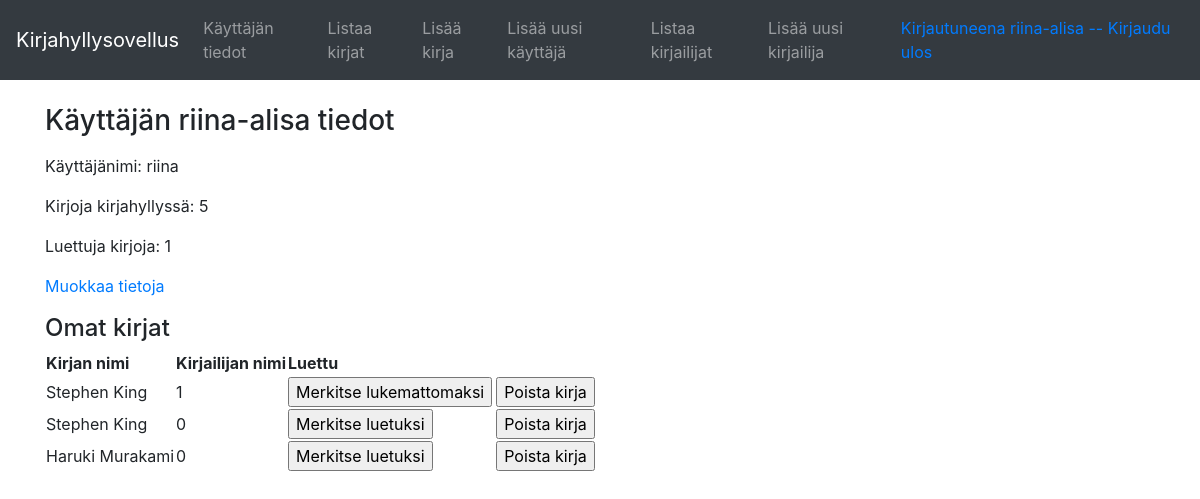
/auth/riina/ (signed in), run on the app's committed database.
### application/auth/models.py (models this page shows, shortened)
class User(Base):
    __tablename__ = "account"
    name = db.Column(db.String(30), nullable=False)
    username = db.Column(db.String(30), nullable=False)
    password = db.Column(db.String(30), nullable=False)
    mybooks = db.relationship("Book", secondary=users_books,
        backref=db.backref('mybooks', lazy='dynamic'))
    @staticmethod
    def count_all_books(userid):
        stmt = text("SELECT COUNT(users_books.book_id) FROM users_books WHERE user_id = :userid").params(userid=userid)
        res = db.engine.execute(stmt)
        return res.fetchone()[0]
    @staticmethod
    def count_read_books(userid):
        stmt = text("SELECT COUNT(users_books.book_id) FROM users_books WHERE user_id =  :userid AND read = 1").params(userid=userid)
        res = db.engine.execute(stmt)
        return res.fetchone()[0]

### tables this page shows
CREATE TABLE users_books (
	book_id INTEGER, 
	user_id INTEGER, 
	read BOOLEAN NOT NULL, 
	FOREIGN KEY(book_id) REFERENCES book (id), 
	FOREIGN KEY(user_id) REFERENCES account (id), 
	CHECK (read IN (0, 1))
);

### application/authors/models.py (models this page shows, shortened)
class Author(Base):
    __tablename__ = "author"
    firstname = db.Column(db.String(30), nullable=False)
    lastname = db.Column(db.String(30), nullable=False)
    books = db.relationship("Book", secondary=authors_books,
        backref=db.backref('books', lazy='dynamic'))

### application/auth/views.py (the view)
@app.route("/auth/<username>/", methods=["GET"])
@login_required
def auth_info(username):
    user = User.query.filter_by(username=username).first()
    stmt = text(
        "SELECT ub.book_id, user_id, firstname, lastname, read, name FROM users_books ub, authors_books ab "
        "JOIN book b ON b.id=ub.book_id JOIN author ON author.id=ab.author_id WHERE ub.user_id=:user_id "
        "AND ab.book_id=ub.book_id;").params(
        user_id=user.id)
    bookslist = db.engine.execute(stmt)
    db.session().commit()
    return render_template("auth/userinfo.html", user=user, books=bookslist, all_books=user.count_all_books(user.id),
                           read_books=user.count_read_books(user.id))

### application/__init__.py (called while the page is built)
@login_manager.user_loader
def load_user(user_id):
    return User.query.get(user_id)

### application/templates/auth/userinfo.html (shortened to what this page needs)
{% extends "layout.html" %}
{% block body %}
<form method="GET" action="{{ url_for('auth_info', username=user.username) }}">
    <h3>Käyttäjän {{ user.name }} tiedot</h3>
    <p>Käyttäjänimi: {{ user.username }}</p>
    {% if all_books is defined %}
    <p>Kirjoja kirjahyllyssä: {{ all_books }}</p>
    {% endif %}
    {% if read_books is defined %}
    <p>Luettuja kirjoja: {{ read_books }}</p>
    {% endif %}
    <a href="{{ url_for('auth_edit_form') }}" class="button">Muokkaa tietoja</a>
    <h4>Omat kirjat</h4>
    <table>
        <tr>
            <th>Kirjan nimi</th>
            <th>Kirjailijan nimi</th>
            <th>Luettu</th>
        </tr>
        {% for book in books %}
        <tr>
            <td>{{ book.firstname }} {{ book.lastname }}</td>
            <td>{{ book.read }}</td>
            <td>
                {% if book.read == False %}
                <form method="POST" action="{{ url_for('books_set_read_or_delete', username=user.username, book_id=book.book_id) }}">
                    <input type="submit" name="btn" value="Merkitse luetuksi"/>
                </form>
                {% endif %}
                {% if book.read == True %}
                <form method="POST" action="{{ url_for('books_set_read_or_delete', username=user.username, book_id=book.book_id) }}">
                    <input type="submit" name="btn" value="Merkitse lukemattomaksi"/>
                </form>
                {% endif %}
            </td>
            <td>
            </td>
            <td>
                <form method="POST" action="{{ url_for('books_set_read_or_delete', username=user.username, book_id=book.book_id) }}">
                    <input type="submit" name="btn" value="Poista kirja"/>
                </form>
            </td>
        </tr>
        {% endfor %}
    </table>
</form>
{% endblock %}

### application/templates/layout.html (shortened to what this page needs)
<!DOCTYPE html>
<html>
  <head>
    <link rel="stylesheet" href="https://maxcdn.bootstrapcdn.com/bootstrap/4.0.0/css/bootstrap.min.css"
>
  </head>
  <body>
    <nav class="navbar navbar-expand-md navbar-dark bg-dark mb-4">
      <a class="navbar-brand" href="#">Kirjahyllysovellus</a>
      <div class="collapse navbar-collapse" id="navbarCollapse">
        <ul class="navbar-nav mr-auto">
          <li class="nav-item">
            <a class="nav-link" href="{{ url_for('auth_info', username=current_user.username) }}">Käyttäjän tiedot</a>
          </li>
          <li class="nav-item">
            <a class="nav-link" href="{{ url_for('books_index') }}">Listaa kirjat</a>
          </li>
          <li class="nav-item">
            <a class="nav-link" href="{{ url_for('books_form') }}">Lisää kirja</a>
          </li>
          <li class="nav-item">
            <a class="nav-link"  href="{{ url_for('auth_form') }}">Lisää uusi käyttäjä</a>
          </li>
          <li class="nav-item">
            <a class="nav-link"  href="{{ url_for('authors_index') }}">Listaa kirjailijat</a>
          </li>
          <li class="nav-item">
            <a class="nav-link"  href="{{ url_for('authors_form') }}">Lisää uusi kirjailija</a>
          </li>
        </ul>
        <div class="form-inline mt-2 mt-md-0">
          {% if current_user.is_authenticated %}
          <a href="{{url_for('auth_logout') }}">Kirjautuneena {{ current_user.name }} -- Kirjaudu ulos</a>
          {% else %}
          <a href="{{ url_for('auth_login') }}">Kirjaudu sisään</a>
          {% endif %}
        </div>
      </div>
    </nav>
    <main role="main" class="container">
      {% block body %}{% endblock %}
    </main>
  </body>
</html>

### data on the page
User: name "riina-alisa", username "riina"
users_books: firstname "Stephen", lastname "King", read "1"
users_books: firstname "Stephen", lastname "King", read "0"
users_books: firstname "Haruki", lastname "Murakami", read "0"

### other printed values
{{ all_books }} "5"
{{ read_books }} "1"
